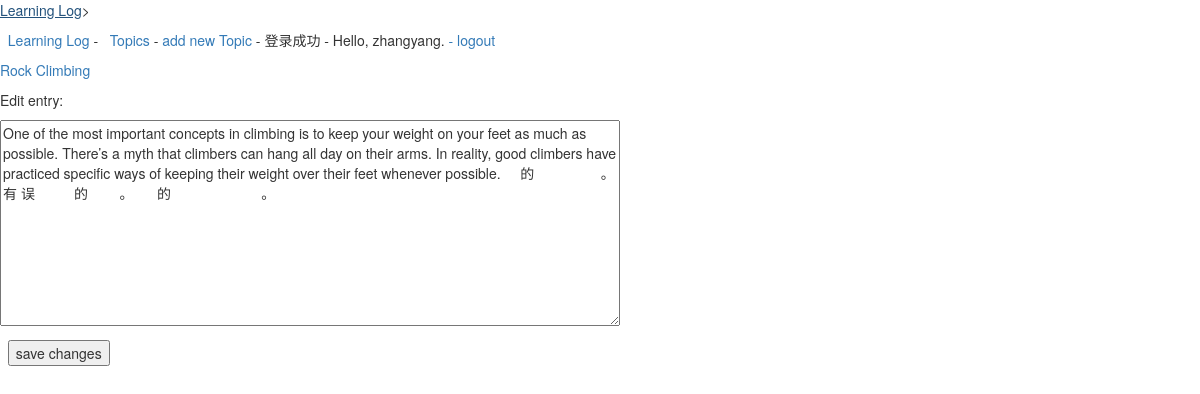
The app's page /edit_entry/3/ (signed in) with its own data.
### learning_logs/models.py (models this page shows, shortened)
class Topic(models.Model):
    text = models.CharField(max_length=200)
    date_added = models.DateTimeField(auto_now_add=True)
    owner = models.ForeignKey(User, on_delete=models.CASCADE)
    def __str__(self):
        return self.text

class Entry(models.Model):
    topic = models.ForeignKey(Topic, on_delete=models.CASCADE)
    text = models.CharField(max_length=10000000)
    date_added = models.DateTimeField(auto_now_add=True)
    class Meta:
        verbose_name_plural = 'entries'

### learning_logs/views.py (the view)
# urls.py: url(r'^edit_entry/(?P<entry_id>\d+)/$', views.edit_entry, name='edit_entry')
@login_required
def edit_entry(request, entry_id):
    entry = Entry.objects.get(id=entry_id)
    topic1 = entry.topic
    if topic1.owner != request.user:
        raise Http404
    if request.method != 'POST':
        form = EntryForm(instance=entry)
    else:
        form = EntryForm(instance=entry, data=request.POST)
        if form.is_valid():
            form.save()
            return HttpResponseRedirect(reverse('learning_logs:topic', args=[topic1.id]))
    context = {'entry': entry, 'topic': topic1, 'form': form}
    return render(request=request, template_name='learning_logs/edit_entry.html', context=context)

### learning_logs/froms.py
class EntryForm(forms.ModelForm):
    class Meta:
        model = Entry
        fields = ['text']
        labels = {'text': ''}
        widgets = {'text': forms.Textarea(attrs={'cols': 80})}

### learning_logs/templates/learning_logs/edit_entry.html (shortened to what this page needs)
{% extends "learning_logs/base.html" %}
{% block content %}
    <p><a href="{% url 'learning_logs:topic' topic.id %}">{{ topic }}</a></p>
    <p>Edit entry:</p>
    <form action="{% url 'learning_logs:edit_entry' entry.id %}" method='post'>
        {{ form.as_p }}
􏱿         <button name="submit">save changes</button>
    </form>
{% endblock content %}

### learning_logs/templates/learning_logs/base.html (shortened to what this page needs)
{% load bootstrap3 %}
<!DOCTYPE html>
<html lang="en">
<head>
    {% bootstrap_css %}
</head>
<p><a href="{% url 'learning_logs:index' %}">Learning Log</a>></p>
<p>
􏱾 <a href="{% url 'learning_logs:index' %}">Learning Log</a> - 􏱿 <a href="{% url 'learning_logs:topics' %}">Topics</a> -
    <a href="{% url 'learning_logs:new_topic' %}">add new Topic</a>
    {% if user.is_authenticated %}
        - 登录成功 - Hello, {{ user.username }}.
        <a href="{% url 'users:login' %}"> - logout</a>
    {% else %}
        - <a href="{% url 'users:register' %}">register</a>
        <a href="{% url 'users:login' %}"> - login</a>
    {% endif %}
</p>
{% block content %}{% endblock content %}
</body>
</html>

### records on screen
Topic: text "Rock Climbing"
Entry: text "One of the most important concepts in climbing is to keep your weight on your feet as much as possible. There’s a myth that climbers can hang all day on their arms. In reality, good climbers have practiced specific ways of keeping their weight over their feet whenever possible. 􏲘􏱬􏺜􏱵的􏾥􏾦􏿙􏿚􏳐􏰻􏰵􏿛􏺵􏱛􏲰􏿜􏻩􏽝􏼃􏿝􏺜。有􏿞误􏰞􏰥􏾥􏾦􏿟􏱛􏻸􏿠􏾚􏿡的􏿅 􏴃􏿢􏱪􏰻􏺎􏿣。􏳰􏾣􏰱􏱙􏻆􏻇的􏾥􏾦􏿟􏸝􏿤􏳇􏿥􏺻􏿦􏿧􏱙􏱛􏳮􏿛􏺵􏱛􏲰􏿜􏻩􏽝􏼃􏿝􏺜。􏲚"

### other values on screen
{{ user.username }} "zhangyang"
